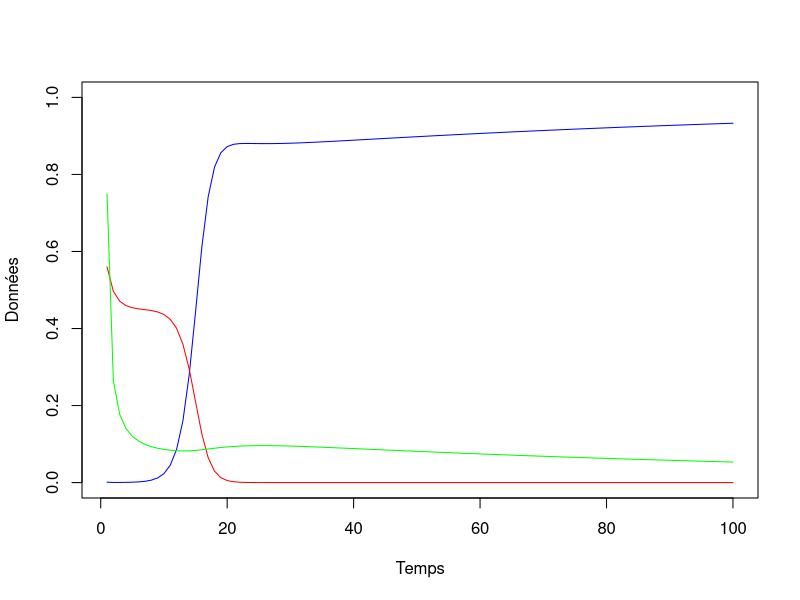
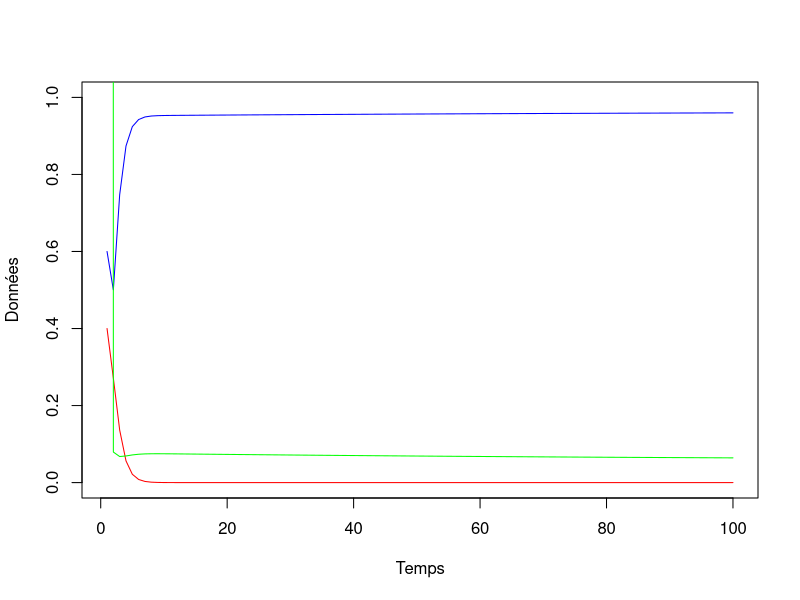
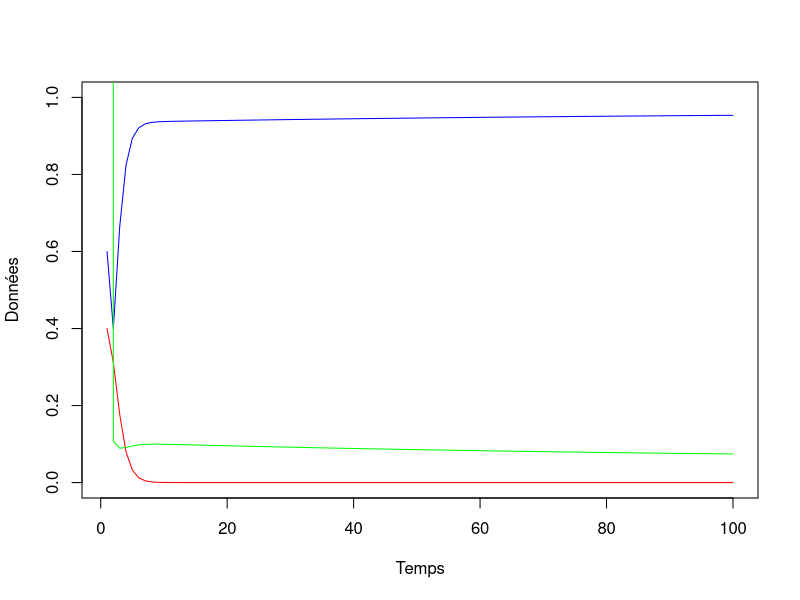
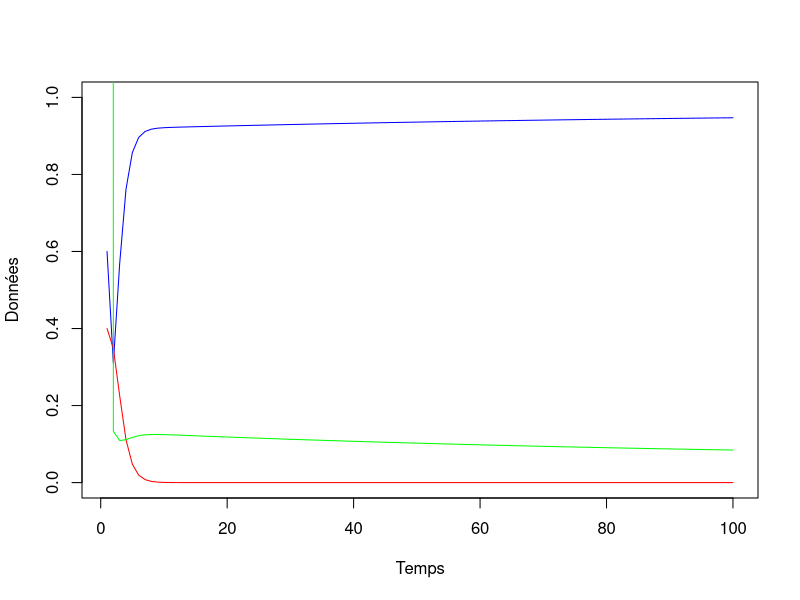
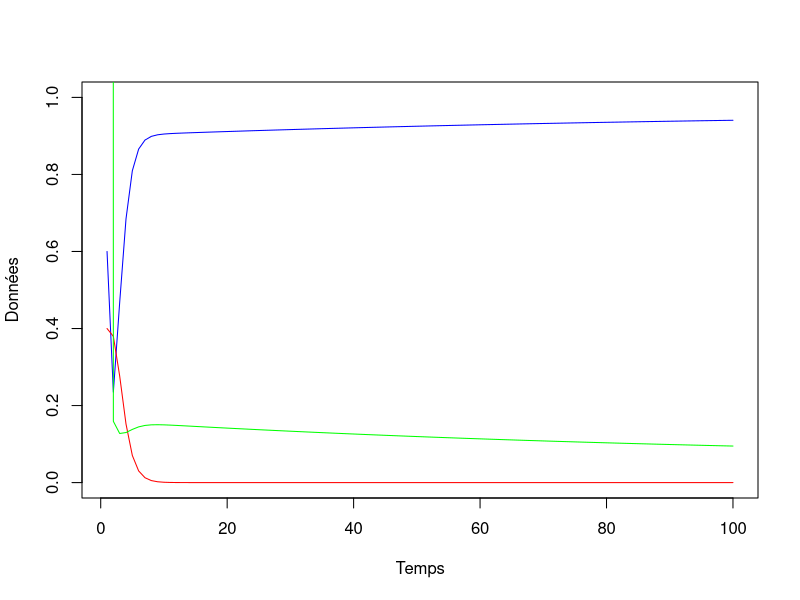
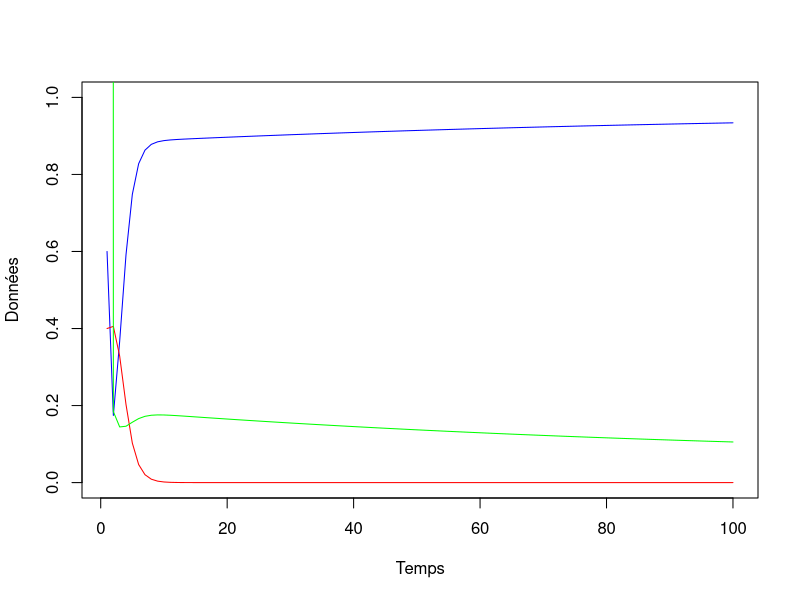
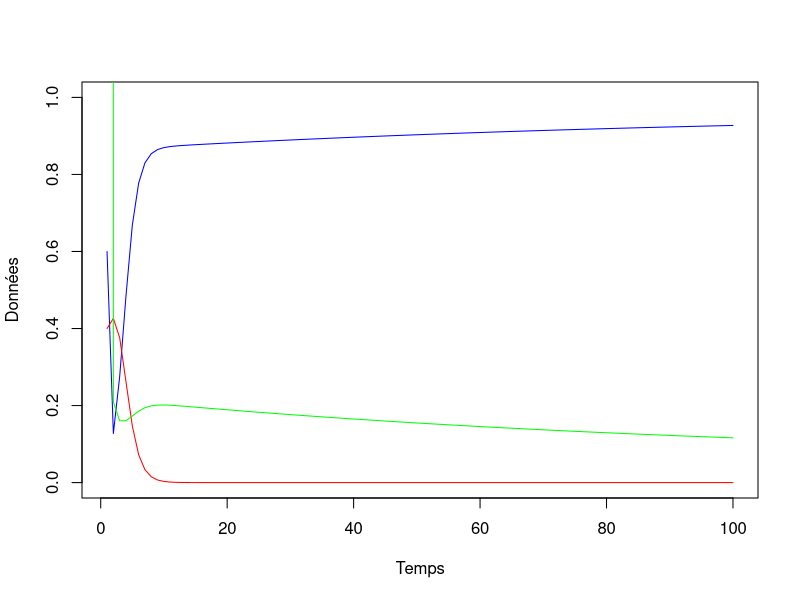
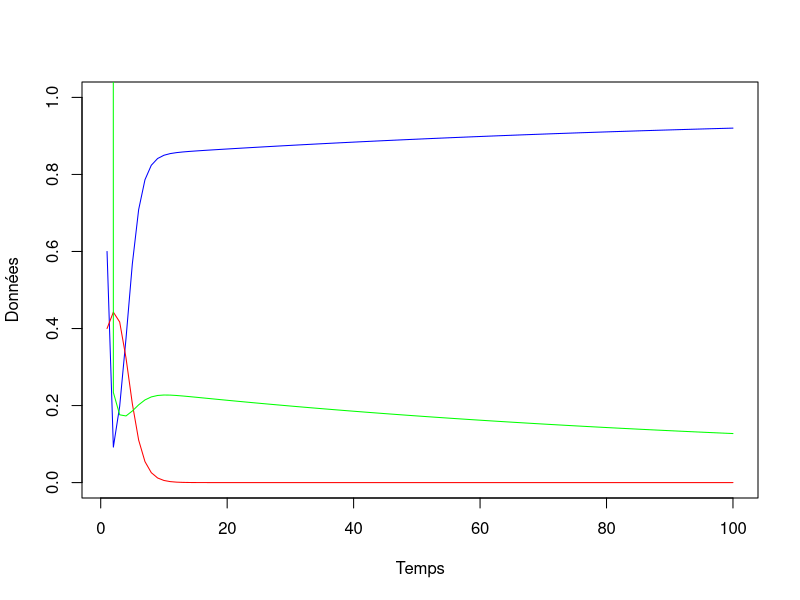

R code for these plots, in order: (Note: this script raises an error after producing the figures.)
# projet BIO401

library(deSolve)
library(viridis)

# Partie 1
interaction_coral <- function(t, vars, parms){
  with(as.list(c(parms, vars)), {
    # Modèle interaction coral
    Y <- 1 - M - C # dY/dt
    
    dM <- (a/s)*M*C - ((1/s)*P*M/(M+Y)) + (gamma/s)*M*Y # dM/dt
    dC <- (r/s)*Y*C - (d/s)*C - (a/s)*M*C  # dC/dt
    dP <- P*(1 - (P/(((ca+cb*R)/kmax)*((delta*(M+Y))/(1+v*(M+Y)))))) - (f/s)*P # dP/dt
    dR <- hG*C*(3 - R) - hE*(1 - C)*(R - 1)
    
    # Résultat
    res <- c(dM=dM, dC=dC, dP=dP, dR=dR)
    return(list(res))
  })
}

dessinSol <- function(ic=c(M=0.001,C=0.56,P=0.75,R=2), times=seq(1:100),func=interaction_coral, 
                      parms=c(a=0.1,
                              d=0.44,
                              r=0.8,
                              f=0.4,
                              s=0.49,
                              ca=-(3.21),
                              cb=3.65,
                              kmax=17.745,
                              delta=4.557,
                              v=0.9877,
                              hG=0.03,
                              hE=0.01,
                              gamma = 0.8)) {
  soln <- ode(ic, times, func, parms)
  
  plot(x = times, y = soln[,"M"], type = "l", col = "blue",
       xlab = "Temps", ylab = "Données",ylim=c(0,1))
  lines(x = times, y = soln[,"C"], type = "l", col = "red")
  lines(x = times, y = soln[,"P"], type = "l", col = "green")
  
  return(c(soln[100,"C"],soln[100,"M"]))
  
}

dessinSol()

# Initialisation de la matrice coral
coral <- matrix(data = NA, nrow = 41, ncol = 41)
algue <- matrix(data = NA, nrow = 41, ncol = 41)

# Boucle sur rugo
for (i in 1:41) {
  fish <- (i - 1) * (1 / 40)  # Calcul de la valeur de fish
  
  # Boucle sur fish
  for (j in 1:41) {
    rugo <- 1 + (j - 1) * (2 / 40)  # Calcul de la valeur de rugo
    
    # Appel de la fonction dessinSol2 et mise à jour de la matrice coral
    res <- dessinSol(ic = c(M = 0.60, C = 0.40, P = 95, R = rugo),
                      parms = c(a = 0.1, beta = 100, d = 0.44, r = 1, f = fish,
                                s = 0.49, ca = -3.21, cb = 3.65, kmax = 17.745,
                                delta = 4.557, v = 0.9877, hG = 0.03, hE = 0.01,gamma = 1.6))
    coral[j,i] <- res[1]
    algue[j,i] <- res[2]
  }
}

# Définition des noms de lignes et de colonnes
row_names <- paste(seq(1, 3, by = (2 / 40)))
col_names <- paste(seq(0, 1, by = (1 / 40)))

row.names(coral) <- row_names
colnames(coral) <- col_names

# Créer le graphique avec la matrice en tant que données
image(1:nrow(coral), 1:ncol(coral), t(coral), col = plasma(100),zlim = c(0,0.56),
      xlab = "X", ylab = "Y", main = "Graphique avec couleurs basées sur les valeurs de la matrice",axes=F);axis(side = 1, at = 1:ncol(coral), labels = col_names);axis(side = 2, at = 1:nrow(coral), labels = row_names)

image(1:nrow(algue), 1:ncol(algue), t(algue), col = plasma(100),
      xlab = "X", ylab = "Y", main = "Graphique avec couleurs basées sur les valeurs de la matrice",axes=F);axis(side = 1, at = 1:ncol(coral), labels = col_names);axis(side = 2, at = 1:nrow(coral), labels = row_names)

# Partie 2
interaction_coral2 <- function(t, vars, parms){
  with(as.list(c(parms, vars)), {
    # Modèle interaction coral
    Y <- 1 - M - C # dY/dt
    #R <- rug
    
    dM <- a*M*C - ((P/beta)*M/(M+Y)) + gamma*M*Y # dM/dt
    dC <- r*Y*C - d*C - a*M*C  # dC/dt
    dP <- s*P*(1 - (P/(beta*(((ca+cb*R)/kmax)*((delta*(M+Y))/(1+v*(M+Y))))))) -f*P # dP/dt
    dR <- hG*C*(3 - R) - hE*(1 - C)*(R - 1)
    
    # Résultat
    res <- c(dM=dM, dC=dC, dP=dP, dR=dR)
    return(list(res))
  })
}

dessinSol2 <- function(ic=c(M=0.001,C=0.56,P=75,R=2), times=seq(1:100),func=interaction_coral2, 
                       parms=c(a=0.1,
                               beta=100,
                               gamma = 0.8,
                               d=0.44,
                               r=0.8,
                               f=0.2,
                               s=0.49,
                               ca=-(3.21),
                               cb=3.65,
                               kmax=17.745,
                               delta=4.557,
                               v=0.9877,
                               hG=0.03,
                               hE=0.01,
                               rug=2)) {
  soln <- ode(ic, times, func, parms)
  
  plot(x = times, y = soln[,"M"], type = "l", col = "blue",
       xlab = "Temps", ylab = "Données",ylim=c(0,1))
  lines(x = times, y = soln[,"C"], type = "l", col = "red")
  lines(x = times, y = soln[,"P"]/parms[2], type = "l", col = "green")
  
  return(c(soln[100,"C"],soln[100,"M"]))
}

dessinSol2()

# Initialisation de la matrice coral
coral <- matrix(data = NA, nrow = 41, ncol = 41)
algue <- matrix(data = NA, nrow = 41, ncol = 41)

# Boucle sur rugo
for (i in 1:41) {
  fish <- (i - 1) * (1 / 40)  # Calcul de la valeur de fish

  # Boucle sur fish
  for (j in 1:41) {
    rugo <- 1 + (j - 1) * (2 / 40)  # Calcul de la valeur de rugo
    
    # Appel de la fonction dessinSol2 et mise à jour de la matrice coral
    res <- dessinSol2(ic = c(M = 0.005, C = 0.995, P = 95),
                      parms = c(a = 0.1, beta = 100, d = 0.44, r = 1, f = fish,
                                s = 0.49, ca = -3.21, cb = 3.65, kmax = 17.745,
                                delta = 4.557, v = 0.9877, hG = 0.03, hE = 0.01,
                                rug = rugo))
    coral[j,i] <- res[1]
    algue[j,i] <- res[2]
  }
}

# Définition des noms de lignes et de colonnes
row_names <- paste(seq(1, 3, by = (2 / 40)))
col_names <- paste(seq(0, 1, by = (1 / 40)))

row.names(coral) <- row_names
colnames(coral) <- col_names

# Créer le graphique avec la matrice en tant que données
image(1:nrow(coral), 1:ncol(coral), t(coral), col = plasma(100),zlim = c(0,0.56),
      xlab = "X", ylab = "Y", main = "Graphique avec couleurs basées sur les valeurs de la matrice",axes=F);axis(side = 1, at = 1:ncol(coral), labels = col_names);axis(side = 2, at = 1:nrow(coral), labels = row_names)

image(1:nrow(algue), 1:ncol(algue), t(algue), col = plasma(100),
      xlab = "X", ylab = "Y", main = "Graphique avec couleurs basées sur les valeurs de la matrice",axes=F);axis(side = 1, at = 1:ncol(coral), labels = col_names);axis(side = 2, at = 1:nrow(coral), labels = row_names)


# Partie 3
interaction_coral3 <- function(t, vars, parms){
  with(as.list(c(parms, vars)), {
    # Modèle interaction coral
    Y <- 1 - M - C # dY/dt
    
    dM <- (a/s)*M*C - (P*M/(M+Y)) + (gamma/s)*M*Y # dM/dt
    dC <- (r/s)*Y*C - (d/s)*C - (a/s)*M*C  # dC/dt
    dP <- P*(1 - (P/(((ca+cb*R)/kmax)*((delta*(M+Y))/(1+v*(M+Y)))))) - (f/s)*P # dP/dt
    dR <- hG*C*(3 - R) - hE*(1 - C)*(R - 1)
    
    # Résultat
    res <- c(dM=dM, dC=dC, dP=dP, dR=dR)
    return(list(res))
  })
}

dessinSol3 <- function(ic=c(M=0.001,C=0.56,P=0.75,R=2), times=seq(1:100),func=interaction_coral3, 
                      parms=c(a=0.1,
                              d=0.44,
                              r=0.8,
                              f=0.2,
                              s=0.49,
                              ca=-(3.21),
                              cb=3.65,
                              kmax=17.745,
                              delta=4.557,
                              v=0.9877,
                              hG=0.03,
                              hE=0.01,
                              gamma = 0.8)) {
  soln <- ode(ic, times, func, parms)
  
  plot(x = times, y = soln[,"M"], type = "l", col = "blue",
       xlab = "Temps", ylab = "Données",ylim=c(0,1))
  lines(x = times, y = soln[,"C"], type = "l", col = "red")
  lines(x = times, y = soln[,"P"], type = "l", col = "green")
  
  return(c(soln[100,"C"],soln[100,"M"]))
  
}

dessinSol3()
